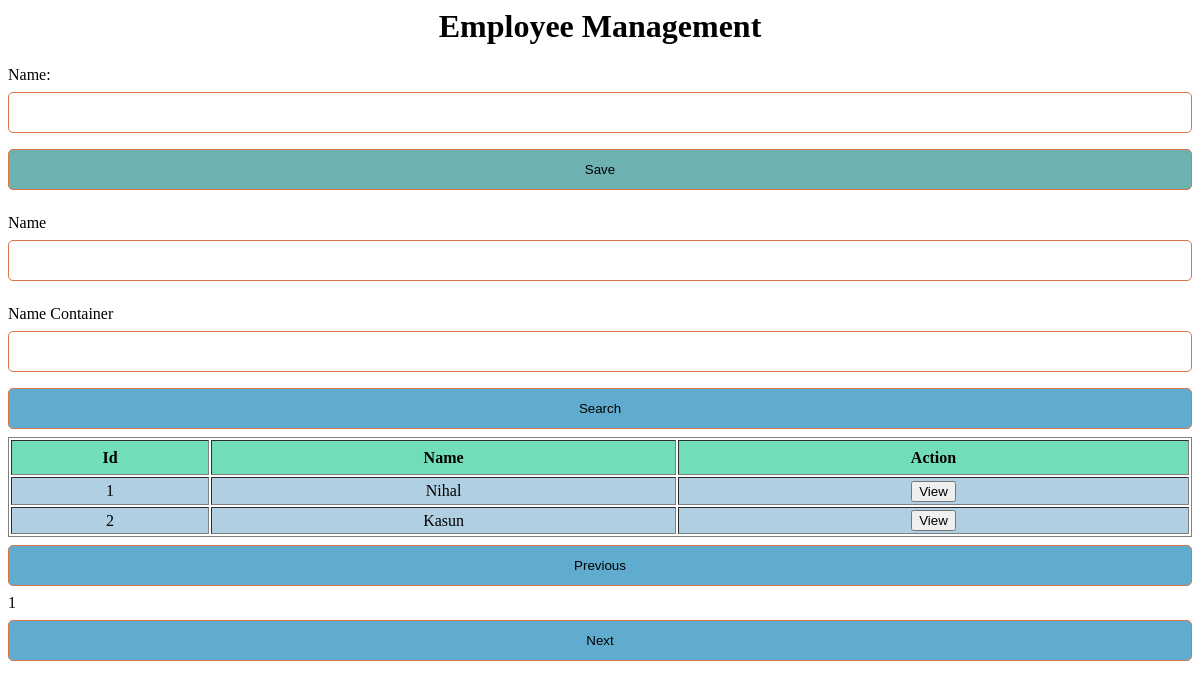
Screenshot of /app/employee/ with the database file from the repository.
### app/models.py (models this page shows, shortened)
class Employee(models.Model):
    name = models.CharField(max_length=20)

### app/views.py (the view)
# urls.py: path('employee/', views.employee_view),
def employee_view(request):
    employees = Employee.objects.all()
    if request.method == 'POST':
        form = EmployeeForm(request.POST)
        if form.is_valid():
            form.save()
    else:
        form = EmployeeForm()
    context = {'form':form, 'employs':employees}
    return render(request, 'employee.html', context)

### app/forms.py
class EmployeeForm(forms.ModelForm):
    class Meta:
        model = Employee
        fields = '__all__'

### app/templates/employee.html (shortened to what this page needs)
<html>
    <head>
    </head>
    <body>
        <h1><center>Employee Management</center></h1>
        <form method="POST">
           {{form}}
        <input type="submit" value="Save">
        </form>
        <form>
            <labal>Name</labal>
            <input type="text">
            <br>
            </form>
            <label>Name Container</label>
            <input type="text">
            <button type="button">Search</button>
        <table class="class" border="1">
            <tr>
                <th class="class1">Id</th>
                <th class="class1">Name</th>
                <th class="class1">Action</th>
            </tr>
            {% for employee in employs %}
            <tr class="class2">
                <td >{{employee.id}}</td>
                <td>{{employee.name}}</td>
                <td><button>View</button></td>
            </tr>
            {% endfor %}
        </table>
        <button type="button">Previous</button>
        <label>1</label>
        <button type="button">Next</button>
    </body>
</html>

### app/templates/employee.html (style rules this page uses)
input[type=submit],select { width: 100%; padding: 12px 20px; margin: 8px 0; display: inline-block; border: 1px solid #d67645; border-radius: 5px; box-sizing: border-box; background-color: rgb(109, 177, 177); }
input[type=text], select { width: 100%; padding: 12px 20px; margin: 8px 0; display: inline-block; border: 1px solid #d67645; border-radius: 5px; box-sizing: border-box; }
button[type=button], select { background-color: rgb(96, 172, 207); width: 100%; padding: 12px 20px; margin: 8px 0; display: inline-block; border: 1px solid #d67645; border-radius: 5px; box-sizing: border-box; }
.class { width: 100%; height: 100px; border-style: solid; outline: #d67645; }
.class1 { column-width: auto; height: 35px; background-color: rgb(113, 221, 185); }
.class2 { text-align: center; background-color: rgb(176, 207, 226); }

### rows the page displays
Employee: id "1", name "Nihal"
Employee: id "2", name "Kasun"
